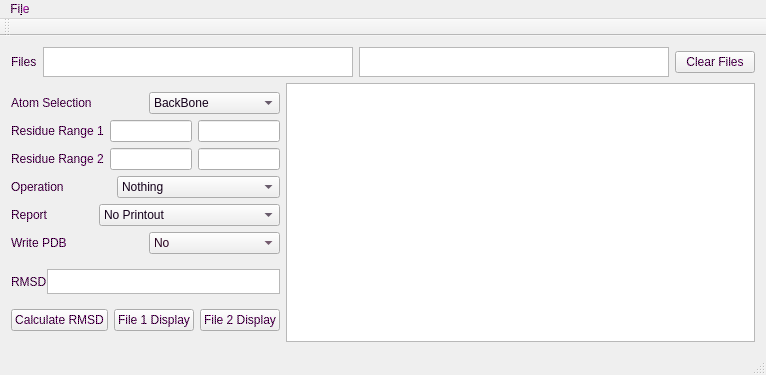
<?xml version="1.0" encoding="UTF-8"?>
<ui version="4.0">
 <class>Gui</class>
 <widget class="QMainWindow" name="Gui">
  <property name="geometry">
   <rect>
    <x>0</x>
    <y>0</y>
    <width>766</width>
    <height>375</height>
   </rect>
  </property>
  <property name="font">
   <font>
    <family>Times New Roman</family>
    <pointsize>10</pointsize>
    <weight>9</weight>
    <italic>false</italic>
    <bold>false</bold>
   </font>
  </property>
  <property name="windowTitle">
   <string>Gui</string>
  </property>
  <property name="styleSheet">
   <string notr="true">color: qlineargradient(spread:repeat, x1:0, y1:0, x2:1, y2:1, stop:0 rgba(255, 0, 255, 255), stop:0.970588 rgba(0, 0, 0, 255));
font: 75 10pt &quot;Times New Roman&quot;;</string>
  </property>
  <widget class="QWidget" name="centralWidget">
   <layout class="QGridLayout" name="gridLayout">
    <item row="0" column="0">
     <layout class="QVBoxLayout" name="verticalLayout_3" stretch="0,0">
      <property name="spacing">
       <number>6</number>
      </property>
      <property name="topMargin">
       <number>0</number>
      </property>
      <item>
       <layout class="QHBoxLayout" name="horizontalLayout_11">
        <item>
         <layout class="QHBoxLayout" name="horizontalLayout_10">
          <item>
           <widget class="QLabel" name="label_7">
            <property name="text">
             <string>Files</string>
            </property>
           </widget>
          </item>
          <item>
           <layout class="QHBoxLayout" name="horizontalLayout_9" stretch="0,0">
            <property name="spacing">
             <number>6</number>
            </property>
            <property name="topMargin">
             <number>0</number>
            </property>
            <property name="bottomMargin">
             <number>0</number>
            </property>
            <item>
             <widget class="QListView" name="fileOneListView">
              <property name="maximumSize">
               <size>
                <width>16777215</width>
                <height>30</height>
               </size>
              </property>
             </widget>
            </item>
            <item>
             <widget class="QListView" name="fileTwoListView">
              <property name="maximumSize">
               <size>
                <width>16777215</width>
                <height>30</height>
               </size>
              </property>
             </widget>
            </item>
           </layout>
          </item>
         </layout>
        </item>
        <item>
         <widget class="QPushButton" name="pushButton_2">
          <property name="text">
           <string>Clear Files</string>
          </property>
         </widget>
        </item>
       </layout>
      </item>
      <item>
       <layout class="QHBoxLayout" name="horizontalLayout_15" stretch="3,15">
        <item>
         <layout class="QVBoxLayout" name="verticalLayout_2">
          <item>
           <layout class="QVBoxLayout" name="verticalLayout">
            <property name="spacing">
             <number>6</number>
            </property>
            <item>
             <layout class="QHBoxLayout" name="horizontalLayout_3">
              <item>
               <widget class="QLabel" name="label">
                <property name="text">
                 <string>Atom Selection</string>
                </property>
               </widget>
              </item>
              <item>
               <widget class="QComboBox" name="Atoms">
                <property name="styleSheet">
                 <string notr="true">color: rgb(20, 0, 26);
</string>
                </property>
                <property name="sizeAdjustPolicy">
                 <enum>QComboBox::AdjustToContents</enum>
                </property>
                <item>
                 <property name="text">
                  <string>BackBone</string>
                 </property>
                </item>
                <item>
                 <property name="text">
                  <string>Sidechain</string>
                 </property>
                </item>
                <item>
                 <property name="text">
                  <string>All</string>
                 </property>
                </item>
               </widget>
              </item>
             </layout>
            </item>
            <item>
             <layout class="QHBoxLayout" name="horizontalLayout_4">
              <item>
               <widget class="QLabel" name="label_5">
                <property name="text">
                 <string>Residue Range 1</string>
                </property>
               </widget>
              </item>
              <item>
               <layout class="QHBoxLayout" name="horizontalLayout">
                <item>
                 <widget class="QLineEdit" name="R1Start"/>
                </item>
                <item>
                 <widget class="QLineEdit" name="R1End"/>
                </item>
               </layout>
              </item>
             </layout>
            </item>
            <item>
             <layout class="QHBoxLayout" name="horizontalLayout_6">
              <item>
               <widget class="QLabel" name="label_6">
                <property name="text">
                 <string>Residue Range 2</string>
                </property>
               </widget>
              </item>
              <item>
               <layout class="QHBoxLayout" name="horizontalLayout_5">
                <item>
                 <widget class="QLineEdit" name="R2Start"/>
                </item>
                <item>
                 <widget class="QLineEdit" name="R2End"/>
                </item>
               </layout>
              </item>
             </layout>
            </item>
            <item>
             <layout class="QHBoxLayout" name="horizontalLayout_7">
              <item>
               <widget class="QLabel" name="label_4">
                <property name="text">
                 <string>Operation</string>
                </property>
               </widget>
              </item>
              <item>
               <widget class="QComboBox" name="operation">
                <property name="styleSheet">
                 <string notr="true">color: rgb(20, 0, 26);</string>
                </property>
                <item>
                 <property name="text">
                  <string>Nothing</string>
                 </property>
                </item>
                <item>
                 <property name="text">
                  <string>Translation</string>
                 </property>
                </item>
                <item>
                 <property name="text">
                  <string>Rotation</string>
                 </property>
                </item>
                <item>
                 <property name="text">
                  <string>Translation and Rotation</string>
                 </property>
                </item>
               </widget>
              </item>
             </layout>
            </item>
            <item>
             <layout class="QHBoxLayout" name="horizontalLayout_8">
              <item>
               <widget class="QLabel" name="label_2">
                <property name="text">
                 <string>Report</string>
                </property>
               </widget>
              </item>
              <item>
               <widget class="QComboBox" name="flag">
                <property name="styleSheet">
                 <string notr="true">color: rgb(20, 0, 26);</string>
                </property>
                <item>
                 <property name="text">
                  <string>No Printout</string>
                 </property>
                </item>
                <item>
                 <property name="text">
                  <string>RMSD per Residue</string>
                 </property>
                </item>
                <item>
                 <property name="text">
                  <string>RMSD per Atom</string>
                 </property>
                </item>
                <item>
                 <property name="text">
                  <string>Dihedral Angles in Radians</string>
                 </property>
                </item>
                <item>
                 <property name="text">
                  <string>Dihedral Angles in Degrees</string>
                 </property>
                </item>
               </widget>
              </item>
             </layout>
            </item>
            <item>
             <layout class="QHBoxLayout" name="horizontalLayout_13">
              <item>
               <widget class="QLabel" name="label_8">
                <property name="text">
                 <string>Write PDB</string>
                </property>
               </widget>
              </item>
              <item>
               <widget class="QComboBox" name="printBox">
                <property name="styleSheet">
                 <string notr="true">color: rgb(40, 0, 30);</string>
                </property>
                <item>
                 <property name="text">
                  <string>No</string>
                 </property>
                </item>
                <item>
                 <property name="text">
                  <string>Yes</string>
                 </property>
                </item>
               </widget>
              </item>
             </layout>
            </item>
           </layout>
          </item>
          <item>
           <layout class="QHBoxLayout" name="horizontalLayout_2" stretch="0,0">
            <property name="spacing">
             <number>0</number>
            </property>
            <property name="sizeConstraint">
             <enum>QLayout::SetNoConstraint</enum>
            </property>
            <property name="rightMargin">
             <number>0</number>
            </property>
            <property name="bottomMargin">
             <number>0</number>
            </property>
            <item>
             <widget class="QLabel" name="label_3">
              <property name="text">
               <string>RMSD</string>
              </property>
             </widget>
            </item>
            <item>
             <widget class="QListView" name="RMSD">
              <property name="sizePolicy">
               <sizepolicy hsizetype="Expanding" vsizetype="Expanding">
                <horstretch>0</horstretch>
                <verstretch>0</verstretch>
               </sizepolicy>
              </property>
              <property name="maximumSize">
               <size>
                <width>16777215</width>
                <height>25</height>
               </size>
              </property>
             </widget>
            </item>
           </layout>
          </item>
          <item>
           <layout class="QHBoxLayout" name="horizontalLayout_12">
            <item>
             <widget class="QPushButton" name="calcRMSD">
              <property name="text">
               <string>Calculate RMSD</string>
              </property>
             </widget>
            </item>
            <item>
             <widget class="QPushButton" name="File1Show">
              <property name="text">
               <string>File 1 Display</string>
              </property>
             </widget>
            </item>
            <item>
             <widget class="QPushButton" name="File2Show">
              <property name="text">
               <string>File 2 Display</string>
              </property>
             </widget>
            </item>
           </layout>
          </item>
         </layout>
        </item>
        <item>
         <widget class="QListView" name="Display">
          <property name="styleSheet">
           <string notr="true"/>
          </property>
         </widget>
        </item>
       </layout>
      </item>
     </layout>
    </item>
   </layout>
  </widget>
  <widget class="QMenuBar" name="menuBar">
   <property name="geometry">
    <rect>
     <x>0</x>
     <y>0</y>
     <width>766</width>
     <height>20</height>
    </rect>
   </property>
   <widget class="QMenu" name="menuFile">
    <property name="title">
     <string>Fi&amp;le</string>
    </property>
    <addaction name="actionOpen"/>
    <addaction name="actionHelp"/>
    <addaction name="actionAbout"/>
    <addaction name="actionExport_Angles"/>
   </widget>
   <addaction name="menuFile"/>
  </widget>
  <widget class="QToolBar" name="mainToolBar">
   <attribute name="toolBarArea">
    <enum>TopToolBarArea</enum>
   </attribute>
   <attribute name="toolBarBreak">
    <bool>false</bool>
   </attribute>
  </widget>
  <widget class="QStatusBar" name="statusBar"/>
  <action name="actionOpen">
   <property name="text">
    <string>&amp;Open</string>
   </property>
  </action>
  <action name="actionHelp">
   <property name="text">
    <string>&amp;Help</string>
   </property>
  </action>
  <action name="actionAbout">
   <property name="text">
    <string>&amp;About</string>
   </property>
  </action>
  <action name="actionExport_Angles">
   <property name="text">
    <string>Export Angles</string>
   </property>
  </action>
 </widget>
 <layoutdefault spacing="6" margin="11"/>
 <resources/>
 <connections/>
</ui>
